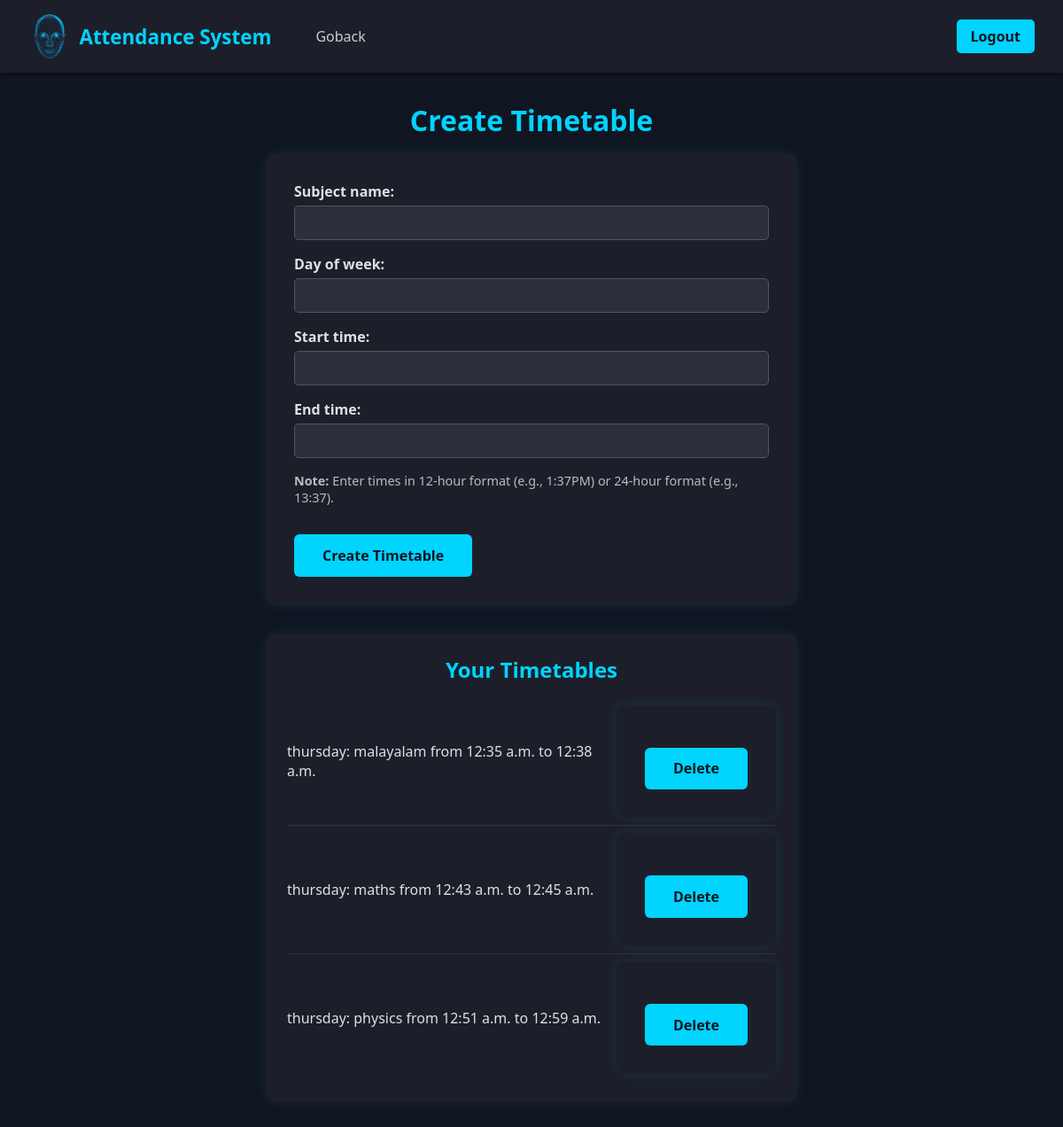
The page /create_timetable/ (signed in) on the database its author committed.
### attendance_app/models.py (models this page shows)
class Timetable(models.Model):
    teacher = models.ForeignKey(User, on_delete=models.CASCADE)
    subject_name = models.CharField(max_length=100)
    day_of_week = models.CharField(max_length=10)
    start_time = models.TimeField()
    end_time = models.TimeField()

### attendance_app/views.py (the view)
# urls.py: path('create_timetable/', views.create_timetable, name='create_timetable'),
@login_required
def create_timetable(request):
    if request.method == 'POST':
        form = TimetableForm(request.POST)
        if form.is_valid():
            timetable = form.save(commit=False)
            timetable.teacher = request.user
            timetable.save()
            messages.success(request, 'Timetable entry created successfully.')
            return redirect('create_timetable')
    else:
        form = TimetableForm()
    timetables = Timetable.objects.filter(teacher=request.user)
    return render(request, 'attendance_app/create_timetable.html', {'form': form, 'timetables': timetables})

### attendance_app/forms.py (shortened to what this page needs)
class TimetableForm(forms.ModelForm):
    class Meta:
        model = Timetable
        fields = ['subject_name', 'day_of_week', 'start_time', 'end_time']
        widgets = {
            'start_time': forms.TimeInput(format='%I:%M%p'),
            'end_time': forms.TimeInput(format='%I:%M%p'),
        }
    def __init__(self, *args, **kwargs):
        super().__init__(*args, **kwargs)
        time_formats = [
            '%I:%M%p',
            '%I:%M %p',
            '%H:%M:%S',
            '%H:%M',
        ]
        self.fields['start_time'].input_formats = time_formats
        self.fields['end_time'].input_formats = time_formats

### attendance_app/templates/attendance_app/create_timetable.html (shortened to what this page needs)
<!DOCTYPE html>
<html lang="en">
<head>
    {% load static %}
</head>
<body>
    <nav>
        <div class="nav-left">
            <div class="logo">
                <img src="{% static 'attendance_app/images/logo2.png' %}" alt="Site Logo">
                Attendance System
            </div>
            <div class="nav-links">
                <a href="/dashboard/">Goback</a>
            </div>
        </div>
        <div class="nav-right" style="display: flex; gap: 10px;">
            <a href="/login/" class="btn">Logout</a>
        </div>
    </nav>
    <main>
        <h1>Create Timetable</h1>
        <form method="POST">
            {{ form.as_p }}
            <p class="note"><strong>Note:</strong> Enter times in 12-hour format (e.g., 1:37PM) or 24-hour format (e.g., 13:37).</p>
            <button type="submit">Create Timetable</button>
        </form>
        <div class="timetable-list">
            <h2>Your Timetables</h2>
            {% if timetables %}
                <ul>
                    {% for timetable in timetables %}
                        <li>
                            <span>{{ timetable.day_of_week }}: {{ timetable.subject_name }} from {{ timetable.start_time }} to {{ timetable.end_time }}</span>
                            <form method="POST" action="{% url 'delete_timetable' timetable.id %}" class="delete-form">
                                <button type="submit" class="delete-btn">Delete</button>
                            </form>
                        </li>
                    {% endfor %}
                </ul>
            {% else %}
                <p class="no-timetable">No timetables created yet.</p>
            {% endif %}
        </div>
    </main>
</body>
</html>

### attendance_app/templates/attendance_app/create_timetable.html (style rules this page uses)
* { margin: 0; padding: 0; box-sizing: border-box; font-family: 'Segoe UI', Tahoma, Geneva, Verdana, sans-serif; }
body { background-color: #101522; color: #e0e0e0; min-height: 100vh; display: flex; flex-direction: column; }
nav { display: flex; justify-content: space-between; align-items: center; padding: 1rem 2rem; background-color: #1c1f2a; box-shadow: 0 2px 5px rgba(0, 0, 0, 0.5); }
.nav-left { display: flex; align-items: center; gap: 20px; }
.logo { font-weight: bold; font-size: 1.4rem; display: flex; align-items: center; gap: 0.5rem; color: #00d4ff; }
.logo img { height: 50px; width: auto; }
.nav-links a { text-decoration: none; color: #ccc; font-size: 1rem; transition: color 0.3s ease; margin-left: 30px; }
.nav-right .btn { background-color: #00d4ff; color: #101522; padding: 0.5rem 1rem; border-radius: 5px; text-decoration: none; font-weight: 600; transition: background-color 0.3s ease; }
main { flex: 1; padding: 2rem; }
h1, h2 { color: #00d4ff; text-align: center; margin-bottom: 1rem; }
form { max-width: 600px; margin: 0 auto; background-color: #1c1f2a; padding: 2rem; border-radius: 10px; box-shadow: 0 0 15px rgba(0, 212, 255, 0.1); }
form p { margin-bottom: 1rem; }
label { display: block; margin-bottom: 0.3rem; font-weight: 600; }
input, select, textarea { width: 100%; padding: 0.6rem; border-radius: 5px; border: 1px solid #555; background-color: #2c2f3a; color: #e0e0e0; }
button[type="submit"] { background-color: #00d4ff; color: #101522; border: none; padding: 0.8rem 2rem; font-size: 1rem; font-weight: bold; border-radius: 6px; cursor: pointer; transition: background-color 0.3s ease, transform 0.2s ease; margin-top: 1rem; }
.note { font-size: 0.9rem; color: #bbb; margin-top: 0.5rem; }
.timetable-list { max-width: 600px; margin: 2rem auto; background-color: #1c1f2a; padding: 1.5rem; border-radius: 10px; box-shadow: 0 0 15px rgba(0, 212, 255, 0.1); }
.timetable-list ul { list-style: none; padding-left: 0; }
.timetable-list li { padding: 0.5rem 0; border-bottom: 1px solid #333; display: flex; justify-content: space-between; align-items: center; }
.timetable-list li:last-child { border-bottom: none; }
.delete-btn { background-color: red; color: white; border: none; padding: 0.25rem 0.6rem; font-size: 0.75rem; border-radius: 4px; cursor: pointer; transition: background-color 0.3s ease; }
.delete-form { margin: 0; }

### rows shown on the page
Timetable: day_of_week "thursday", subject_name "malayalam", start_time "12:35 a.m.", end_time "12:38 a.m."
Timetable: day_of_week "thursday", subject_name "maths", start_time "12:43 a.m.", end_time "12:45 a.m."
Timetable: day_of_week "thursday", subject_name "physics", start_time "12:51 a.m.", end_time "12:59 a.m."
